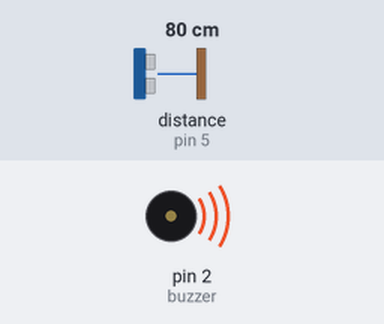
The sketch below on a simulated Arduino Uno, built with avr-gcc and run on an emulated ATmega328P. Parts: buzzer (waves = sounding, pin HIGH). The inputs (shaded band) are chosen by the test bench; at power-on: distance to the obstacle (sensor on pin 5) 80 cm. The echo pulse lasts 58.3 µs per cm; what the sketch prints to the serial monitor is not drawn.

Above: at 1.29 s.
1.3 s: distance to the obstacle (sensor on pin 5) set to 11 cm
4.3 s: distance to the obstacle (sensor on pin 5) set to 8 cm
At 5.6 s:
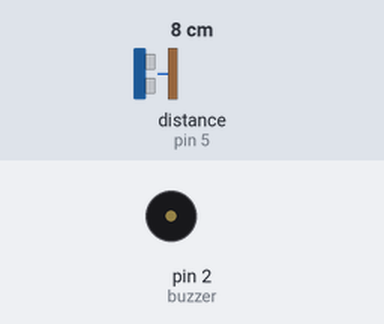
Timing chart, 0 to 7.3 s (numbered marks = the images above; inputs shaded):
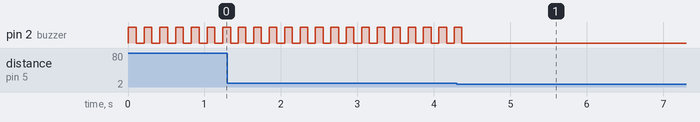

Measured:
- the behaviour switches between 10 and 9 cm on distance to the obstacle (sensor on pin 5) (found by bisection; images 0 and 1)
- after the input at 4.3 s, pin 2 (buzzer): goes on until 4.4 s, then stays LOW
- by itself, pin 2 (buzzer): alternates HIGH for 0.10 s and LOW for 0.10 s

The sketch:

arduino_oculosDetector.ino
```cpp
//Programa: Conectando Sensor Ultrassonico HC-SR04 ao Arduino

//Carrega a biblioteca do sensor ultrassonico
#include <Ultrasonic.h>

//Define os pinos para o trigger e echo
#define pino_trigger 4
#define pino_echo 5
#define buzzer 2

//Inicializa o sensor nos pinos definidos acima
Ultrasonic ultrasonic(pino_trigger, pino_echo);

void setup()
{
  Serial.begin(9600);
  Serial.println("Lendo dados do sensor...");
  pinMode(buzzer, OUTPUT);
}

void loop()
{
  //Le as informacoes do sensor, em cm e pol
  float distancia;
  long microsec = ultrasonic.timing();
  distancia = ultrasonic.convert(microsec, Ultrasonic::CM);
  Serial.print("Distancia em cm: ");
  Serial.print(distancia);

  if (distancia >= 10.00 && distancia <= 35.00) {
    digitalWrite(buzzer, HIGH);
    delay(100);
    digitalWrite(buzzer, LOW);
    delay(100);
  }
  if (distancia >= 35.00 && distancia <= 50.00) {
    digitalWrite(buzzer, HIGH);
    delay(100);
    digitalWrite(buzzer, LOW);
    delay(100);
  }
  if (distancia >= 50.00 && distancia <= 100.00) {
    digitalWrite(buzzer, HIGH);
    delay(100);
    digitalWrite(buzzer, LOW);
    delay(100);
  }
  if (distancia >= 100.00 && distancia <= 150.00) {
    digitalWrite(buzzer, HIGH);
    delay(100);
    digitalWrite(buzzer, LOW);
    delay(100);
  }
  if (distancia >= 150.00 && distancia <= 200.00) {
    digitalWrite(buzzer, HIGH);
    delay(100);
    digitalWrite(buzzer, LOW);
    delay(100);
  }


}
```
